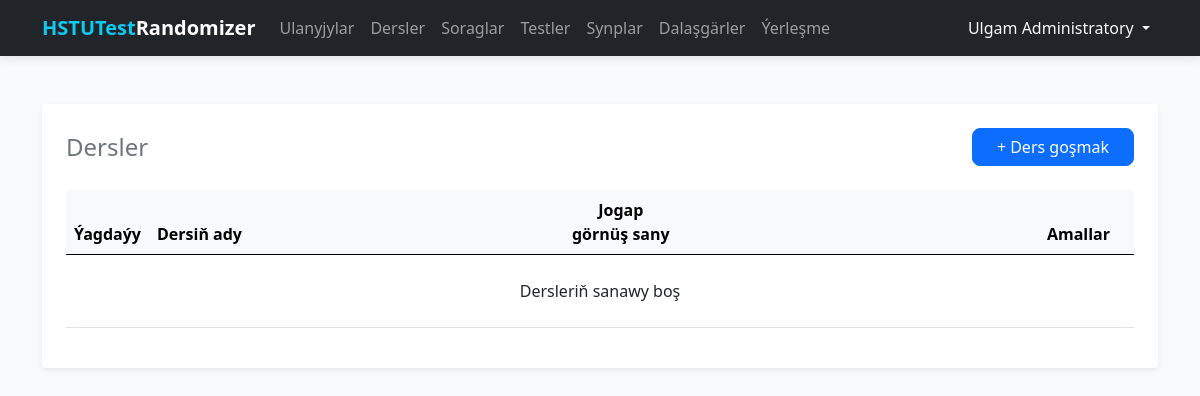
The app's page /subjects/ (signed in), older data.
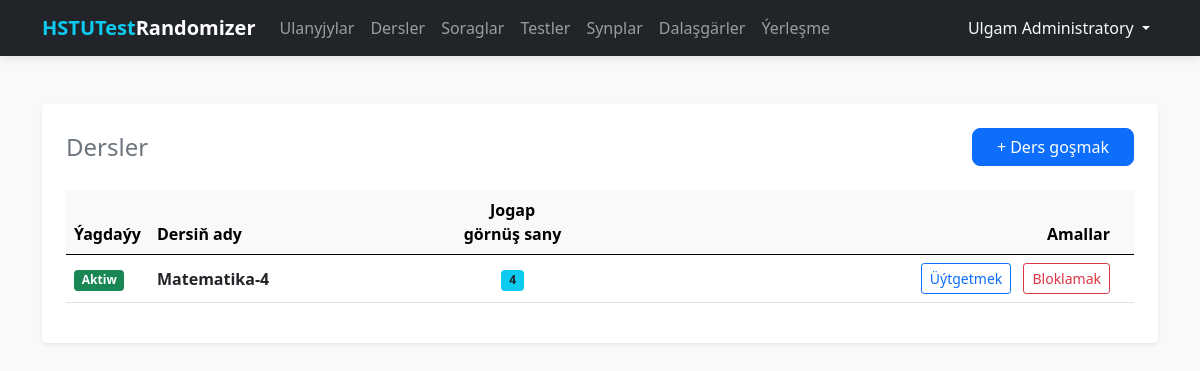
The same page, newer data.
### tables this page shows
CREATE TABLE subjects (
    id INTEGER PRIMARY KEY AUTOINCREMENT,
    name TEXT NOT NULL UNIQUE,
    answer_count INTEGER NOT NULL DEFAULT 4,
    is_active INTEGER DEFAULT 1
);

### routes/subjects.py (the view)
@subjects_bp.route('/')
@login_required
def index():
    db = get_db_connection()
    subjects = db.execute('SELECT * FROM subjects ORDER BY name ASC').fetchall()
    db.close()
    return render_template('subjects/list.html', subjects=subjects)

### database.py (called while the page is built)
def get_db_connection():
    conn = sqlite3.connect(DATABASE)
    conn.row_factory = sqlite3.Row
    return conn

### templates/subjects/list.html
{% extends 'base.html' %}
{% block content %}
<div class="main-card shadow-sm p-4 bg-white rounded">
    <div class="d-flex justify-content-between align-items-center mb-4">
        <h2 class="h4 mb-0 text-secondary">Dersler</h2>
        <a href="{{ url_for('subjects.create') }}" class="btn btn-primary px-4">
            + Ders goşmak
        </a>
    </div>
    <div class="table-responsive">
        <table class="table align-middle">
            <thead class="table-light">
                <tr>
                    <th style="width: 80px;">Ýagdaýy</th>
                    <th>Dersiň ady</th>
                    <th style="width: 120px;" class="text-center">Jogap görnüş sany</th>
                    <th class="text-end px-4">Amallar</th>
                </tr>
            </thead>
            <tbody>
                {% for sub in subjects %}
                <tr class="{{ 'table-light opacity-50' if not sub.is_active else '' }}">
                    <td>
                        {% if sub.is_active %}
                        <span class="badge bg-success">Aktiw</span>
                        {% else %}
                        <span class="badge bg-secondary">Bloklanan</span>
                        {% endif %}
                    </td>
                    <td>
                        <span class="{{ 'text-decoration-line-through' if not sub.is_active else 'fw-bold' }}">
                            {{ sub.name }}
                        </span>
                    </td>
                    <td class="text-center">
                        <span class="badge bg-info text-dark">{{ sub.answer_count }}</span>
                    </td>
                    <td class="text-end px-4">
                        <a href="{{ url_for('subjects.edit', id=sub.id) }}" class="btn btn-sm btn-outline-primary me-2">
                            Üýtgetmek
                        </a>
                        <form action="{{ url_for('subjects.toggle', id=sub.id) }}" method="POST" class="d-inline">
                            <button type="submit"
                                class="btn btn-sm {{ 'btn-outline-danger' if sub.is_active else 'btn-outline-success' }}">
                                {{ 'Bloklamak' if sub.is_active else 'Blokdan açmak' }}
                            </button>
                        </form>
                    </td>
                </tr>
                {% else %}
                <tr>
                    <td colspan="4" class="text-center py-4">Dersleriň sanawy boş</td>
                </tr>
                {% endfor %}
            </tbody>
        </table>
    </div>
</div>
{% endblock %}

Row changes from the older to the newer data that the page shows:
added subjects: shows "Aktiw", name "Matematika-4", answer_count "4", is_active "Bloklamak"
Text that changed along with them:
text no longer shown: "Dersleriň sanawy boş"
